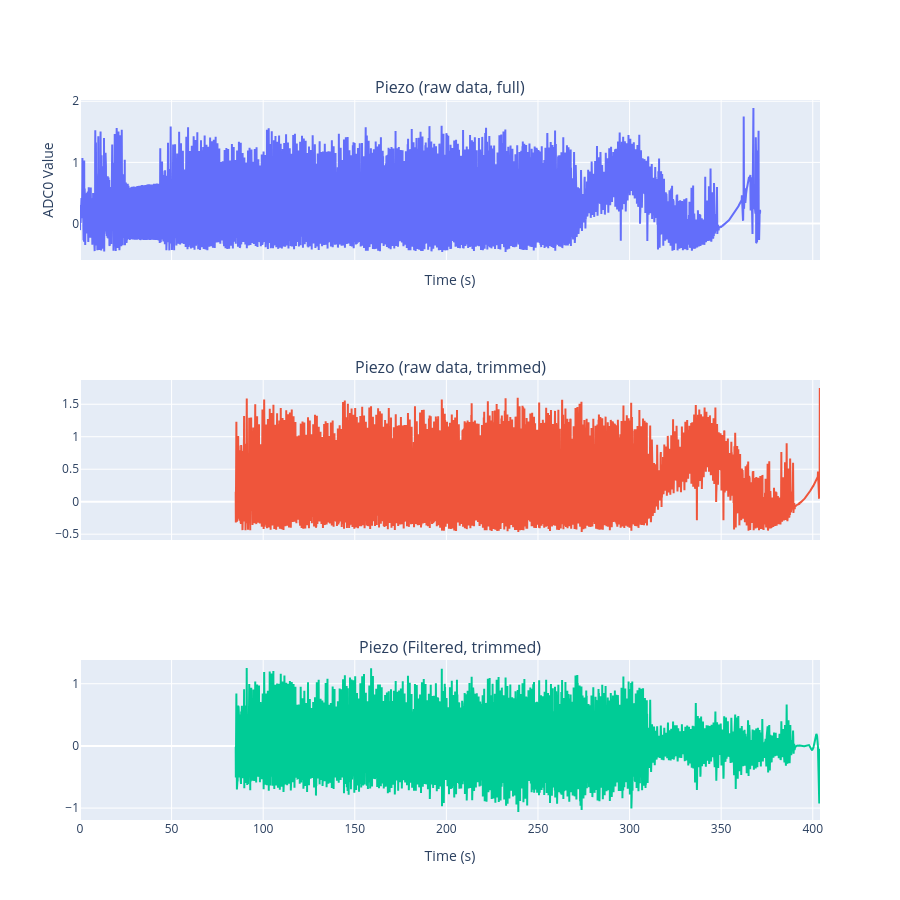

The notebook cell saved with this chart:
### Code cell
# Convert time to seconds
adc_df_trimmed['t0'] = adc_df_trimmed['t0'] / 1_000_000
adc_df['t0'] = adc_df['t0'] / 1_000_000
adc_df_trimmed['t0'] = adc_df_trimmed['t0'] - adc_df_trimmed['t0'].iloc[0] + 85
adc_df['t0'] = adc_df['t0'] - adc_df['t0'].iloc[0]

t0_full = adc_df['t0'] 
t0_trimmed = adc_df_trimmed['t0'] 

fig = sp.make_subplots(rows=3, cols=1, shared_xaxes=True, subplot_titles=[
    "Piezo (raw data, full)", "Piezo (raw data, trimmed)", "Piezo (Filtered, trimmed)"
])

fig.add_trace(go.Scatter(
    x=t0_full, y=adc_df['adc0'], mode='lines', name='Piezo (raw data, full)'
), row=1, col=1)

fig.add_trace(go.Scatter(
    x=t0_trimmed, y=adc_df_trimmed['adc0'], mode='lines', name='Piezo (raw data, trimmed)'
), row=2, col=1)

fig.add_trace(go.Scatter(
    x=t0_trimmed, y=adc_df_trimmed['adc0_filtered'], mode='lines', name='Piezo (Filtered, trimmed)'
), row=3, col=1)

fig.update_layout(
    height=900,
    xaxis_title="Time (s)",
    yaxis_title="ADC0 Value",
    showlegend=False
)
fig.update_xaxes(title_text="Time (s)", row=3, col=1)
fig.show()

### Figure 1 — Plotly figure (JSON) as saved in the notebook; plotly's stock layout.template omitted (floating-point values rounded to 4 significant figures; data arrays with more than 128 entries replaced by an {"elided": "..."} marker saying what was removed)
{"data": [{"mode": "lines", "name": "Piezo (raw data, full)", "type": "scatter", "x": {"elided": "8383 float values"}, "xaxis": "x", "y": {"elided": "8383 float values"}, "yaxis": "y"}, {"mode": "lines", "name": "Piezo (raw data, trimmed)", "type": "scatter", "x": {"elided": "7119 float values"}, "xaxis": "x2", "y": {"elided": "7119 float values"}, "yaxis": "y2"}, {"mode": "lines", "name": "Piezo (Filtered, trimmed)", "type": "scatter", "x": {"elided": "7119 float values"}, "xaxis": "x3", "y": {"elided": "7119 float values"}, "yaxis": "y3"}], "layout": {"annotations": [{"font": {"size": 16}, "showarrow": false, "text": "Piezo (raw data, full)", "x": 0.5, "xanchor": "center", "xref": "paper", "y": 1, "yanchor": "bottom", "yref": "paper"}, {"font": {"size": 16}, "showarrow": false, "text": "Piezo (raw data, trimmed)", "x": 0.5, "xanchor": "center", "xref": "paper", "y": 0.6111, "yanchor": "bottom", "yref": "paper"}, {"font": {"size": 16}, "showarrow": false, "text": "Piezo (Filtered, trimmed)", "x": 0.5, "xanchor": "center", "xref": "paper", "y": 0.2222, "yanchor": "bottom", "yref": "paper"}], "height": 900, "showlegend": false, "xaxis": {"anchor": "y", "domain": [0, 1], "matches": "x3", "showticklabels": false, "title": {"text": "Time (s)"}}, "xaxis2": {"anchor": "y2", "domain": [0, 1], "matches": "x3", "showticklabels": false}, "xaxis3": {"anchor": "y3", "domain": [0, 1], "title": {"text": "Time (s)"}}, "yaxis": {"anchor": "x", "domain": [0.7778, 1], "title": {"text": "ADC0 Value"}}, "yaxis2": {"anchor": "x2", "domain": [0.3889, 0.6111]}, "yaxis3": {"anchor": "x3", "domain": [0, 0.2222]}}}
